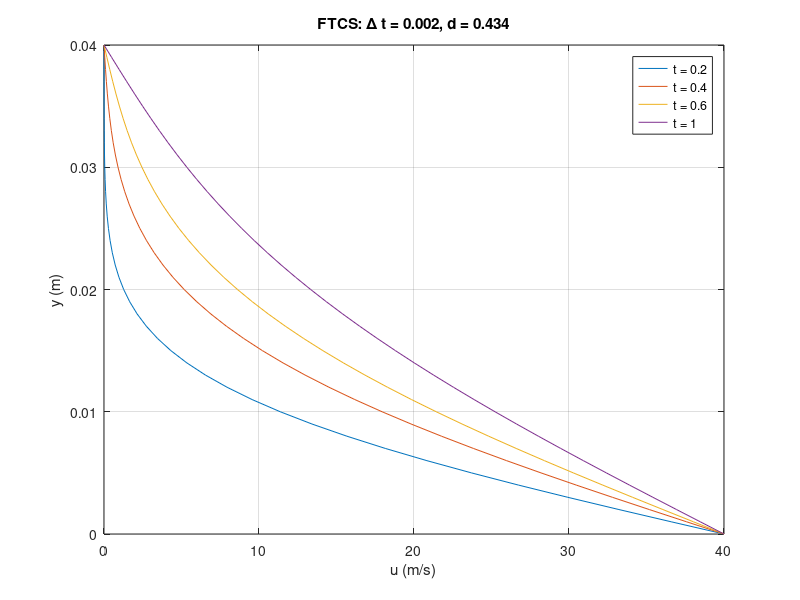
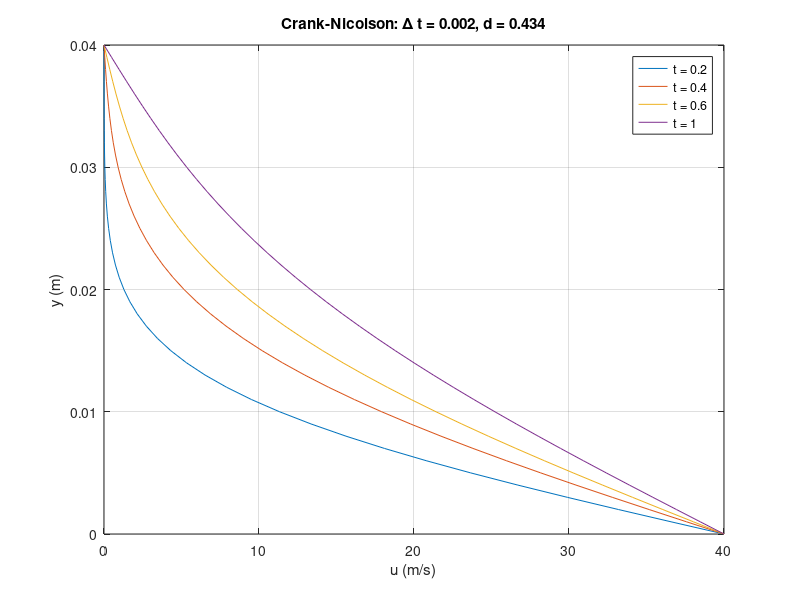
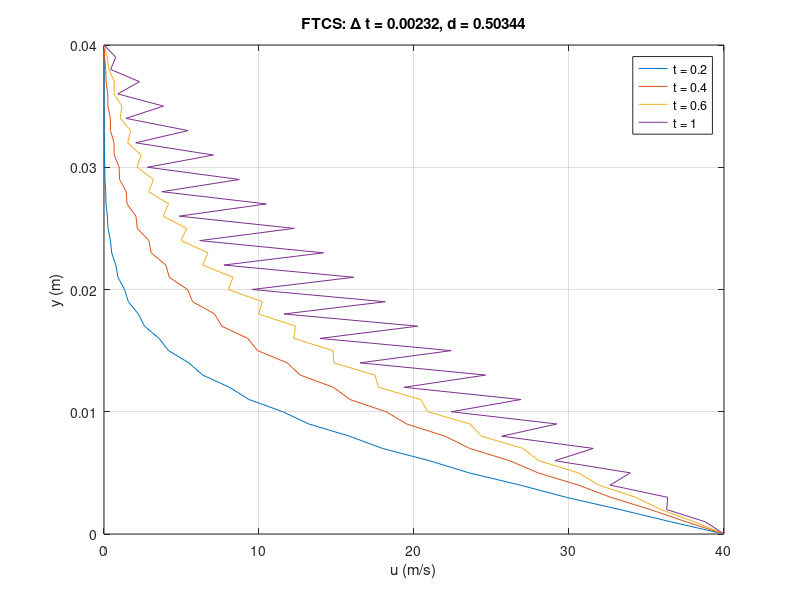
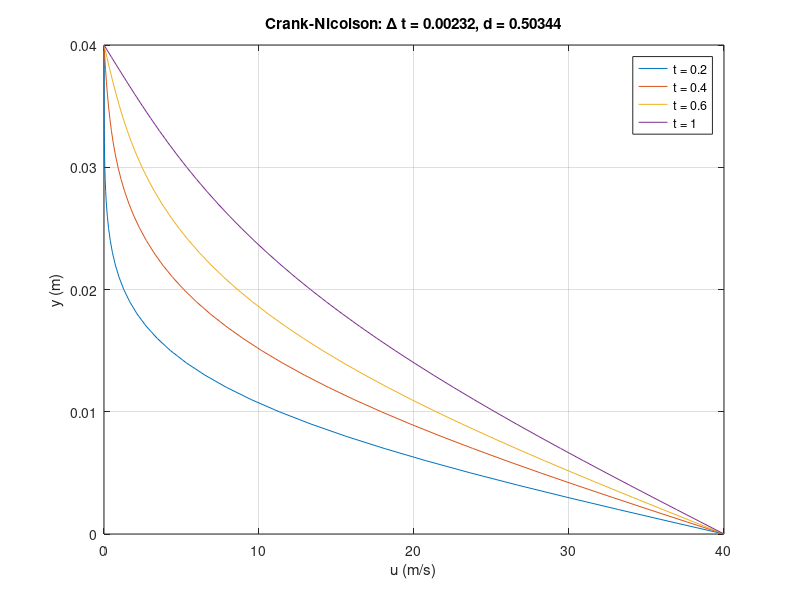

Here is the MATLAB script that generated these plots, in order:
% Couette Flow using FTCS and Crank-Nicolson
clc; clear; close all

% Parameters
nu = 0.000217;          % Kinematic viscosity (m^2/s)
h = 0.04;               % Height (m)
N = 40;                 % Number of spatial nodes
dy = h / N;
y = linspace(0, h, N+1);
u0 = 40;                % Velocity at y = 0

% Time settings
dt_values = [0.002, 0.00232];
t_plot = [0.2, 0.4, 0.6, 1.0];

for k = 1:length(dt_values)
    dt = dt_values(k);
    d = nu * dt / dy^2;
    nt = ceil(max(t_plot)/dt) + 1;

    %% FTCS Method
    u_ftcs = zeros(N+1, nt);
    u_ftcs(1, :) = u0;
    for n = 1:nt-1
        for i = 2:N
            u_ftcs(i, n+1) = u_ftcs(i, n) + d * (u_ftcs(i+1, n) - 2*u_ftcs(i, n) + u_ftcs(i-1, n));
        end
        u_ftcs(1, n+1) = u0; % Bottom wall
        u_ftcs(end, n+1) = 0; % Top wall
    end

    %% Crank-Nicolson Method
    A = diag((1 + d) * ones(N-1, 1)) + ...
        diag((-d/2) * ones(N-2, 1), 1) + ...
        diag((-d/2) * ones(N-2, 1), -1);
    u_cn = zeros(N+1, nt);
    u_cn(1, :) = u0;
    
    for n = 1:nt-1
        b = zeros(N-1,1);
        for i = 2:N
            b(i-1) = (1 - d) * u_cn(i, n) + (d/2) * (u_cn(i+1, n) + u_cn(i-1, n));
        end
        b(1) = b(1) + (d/2)*u0;  % Bottom BC
        u_inner = A \ b;
        u_cn(2:N, n+1) = u_inner;
        u_cn(1, n+1) = u0;
        u_cn(end, n+1) = 0;
    end

    %% Plot FTCS
    figure
    for j = 1:length(t_plot)
        idx = round(t_plot(j)/dt) + 1;
        plot(u_ftcs(:, idx), y, 'DisplayName', ['t = ' num2str(t_plot(j))])
        hold on
    end
    title(['FTCS: \Delta t = ' num2str(dt) ', d = ' num2str(d)])
    xlabel('u (m/s)'); ylabel('y (m)')
    legend; grid on

    %% Plot Crank-Nicolson
    figure
    for j = 1:length(t_plot)
        idx = round(t_plot(j)/dt) + 1;
        plot(u_cn(:, idx), y, 'DisplayName', ['t = ' num2str(t_plot(j))])
        hold on
    end
    title(['Crank-Nicolson: \Delta t = ' num2str(dt) ', d = ' num2str(d)])
    xlabel('u (m/s)'); ylabel('y (m)')
    legend; grid on
end
